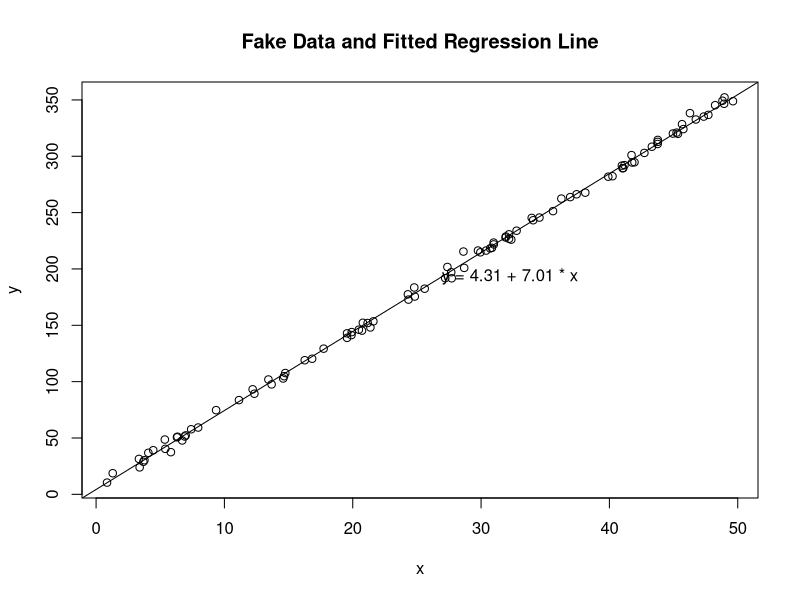

Generate this figure with R:
## ---- chunk 1
library("arm")

a <- 5
b <- 7
sigma <- 3
x <- runif(100, 0, 50)
n <- length(x)

y <- a + b*x + rnorm(n, 0, sigma)
fake <- data.frame(x,y)

head(fake)
## ---- chunk 2
fit <- lm(y ~ x, data=fake)
display(fit)
## ---- chunk 3

lm(formula = y ~ x, data=fake)

plot(x, y, xlab = "x", ylab = "y",  main = "Fake Data and Fitted Regression Line")
a_hat <- coef(fit)[1]
b_hat <- coef(fit)[2]
abline(a_hat, b_hat)
x_bar <- mean(fake$x)
text(x_bar, a_hat + b_hat*x_bar,
  paste("y =", round(a_hat, 2), "+", round(b_hat, 2), "* x"), adj=0)
